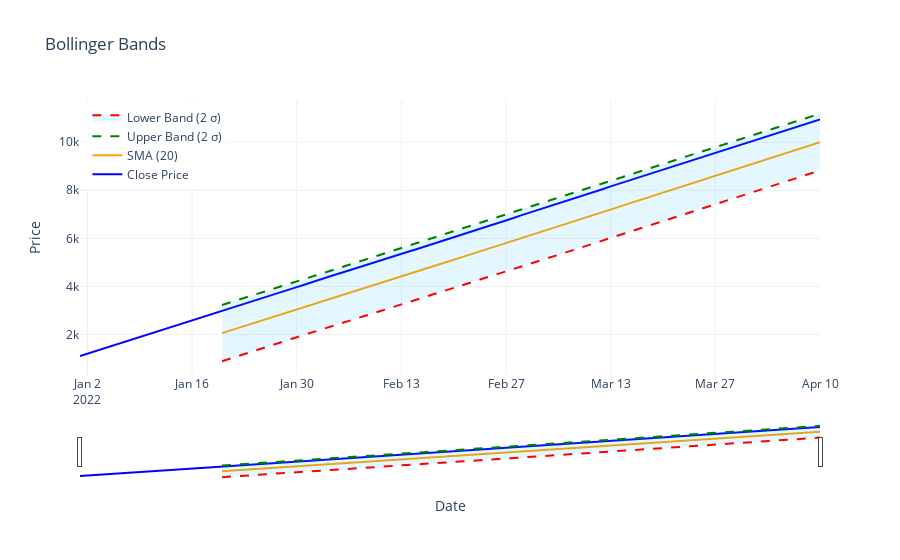

Source (notebook cell):
### Code cell
import pandas as pd
import numpy as np
import plotly.graph_objects as go
from plotly.subplots import make_subplots

# Assuming you have a DataFrame with price data
# If not, here's how to create sample data:
# Sample data creation - replace with your actual data loading code
dates = pd.date_range(start='2022-01-01', periods=100, freq='D')
np.random.seed(42)
close_prices = np.random.normal(100, 5, size=100).cumsum() + 1000
df = pd.DataFrame({
    'date': dates,
    'close': close_prices
})
df.set_index('date', inplace=True)

# Calculate Bollinger Bands
window = 20  # 20-day moving average
std_dev = 2  # 2 standard deviations

# Calculate the Simple Moving Average
df['sma'] = df['close'].rolling(window=window).mean()

# Calculate the Standard Deviation
df['std'] = df['close'].rolling(window=window).std()

# Calculate the Upper and Lower Bollinger Bands
df['upper_band'] = df['sma'] + (df['std'] * std_dev)
df['lower_band'] = df['sma'] - (df['std'] * std_dev)

# Create the interactive Bollinger Bands chart
fig = make_subplots(rows=1, cols=1, shared_xaxes=True)

# Add price line
fig.add_trace(
    go.Scatter(
        x=df.index,
        y=df['close'],
        mode='lines',
        name='Close Price',
        line=dict(color='blue')
    )
)

# Add SMA line
fig.add_trace(
    go.Scatter(
        x=df.index,
        y=df['sma'],
        mode='lines',
        name=f'SMA ({window})',
        line=dict(color='orange')
    )
)

# Add Upper Bollinger Band
fig.add_trace(
    go.Scatter(
        x=df.index,
        y=df['upper_band'],
        mode='lines',
        name=f'Upper Band ({std_dev} σ)',
        line=dict(color='green', dash='dash')
    )
)

# Add Lower Bollinger Band
fig.add_trace(
    go.Scatter(
        x=df.index,
        y=df['lower_band'],
        mode='lines',
        name=f'Lower Band ({std_dev} σ)',
        line=dict(color='red', dash='dash'),
        fill='tonexty',  # Fill area between lower and upper bands
        fillcolor='rgba(0, 176, 246, 0.1)'
    )
)

# Update layout
fig.update_layout(
    title='Bollinger Bands',
    xaxis_title='Date',
    yaxis_title='Price',
    legend=dict(x=0.01, y=0.99),
    template='plotly_white',
    hovermode='x unified'
)

# Add range slider
fig.update_layout(
    xaxis=dict(
        rangeslider=dict(visible=True),
        type='date'
    )
)

# Show the interactive chart
fig.show()
